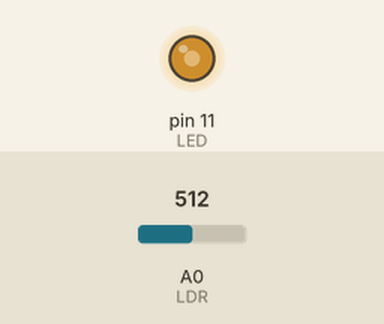
Recording of a sketch running on a simulated Arduino Uno, built with avr-gcc and run on an emulated ATmega328P. Shown: output pins drawn as LEDs (lit = HIGH). The test bench sets the inputs (shaded band); at power-on: A0 (LDR) = 512.

Above: at 1.2 s.
1.3 s: A0 (LDR) set to 716
At 1.9 s:
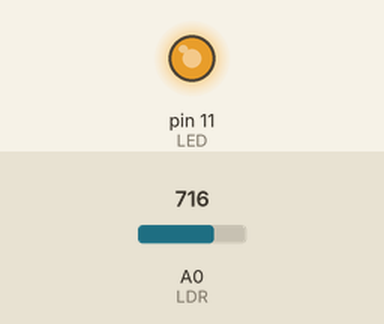
2.8 s: A0 (LDR) set to 306
At 4.0 s:
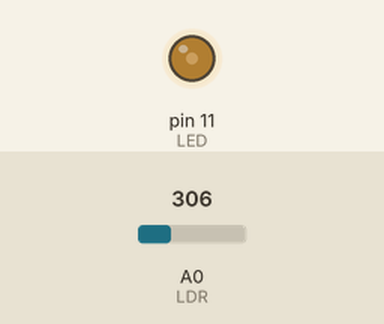
4.3 s: A0 (LDR) set to 122
At 5.4 s:
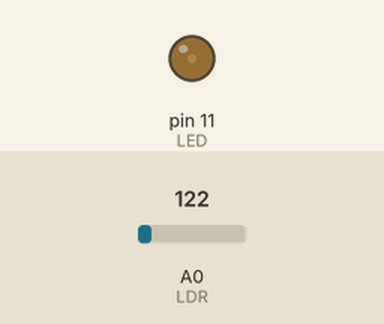
5.8 s: A0 (LDR) set to 0
At 6.5 s:
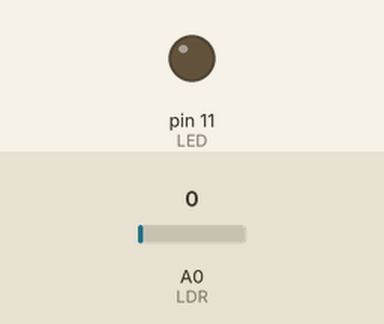
Timing chart, 0 to 8.3 s (numbered marks = the images above; inputs shaded):
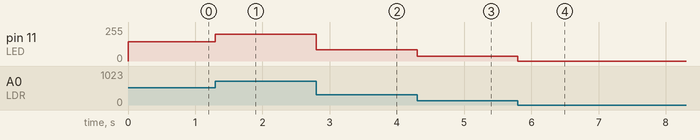

The sketch:

LDR.ino
```cpp
const int LDR = A0 ;
const int LED = 11 ;
int BRIGHTNESS ;

void setup()
{
  pinMode (LED,OUTPUT );

}

void loop()
{
  BRIGHTNESS = analogRead (LDR);
  BRIGHTNESS = map (BRIGHTNESS , 0 , 900, 0 ,255);
  BRIGHTNESS = constrain (BRIGHTNESS,0,255);
  analogWrite (LED , BRIGHTNESS);

}
```

Measured:
- after the input at 1.3 s, pin 11 (LED): 145/255 → 202/255 at once
- after the input at 2.8 s, pin 11 (LED): 202/255 → 86/255 at once
- after the input at 4.3 s, pin 11 (LED): 86/255 → 34/255 at once
- after the input at 5.8 s, pin 11 (LED): 34/255 → 0/255 at once
